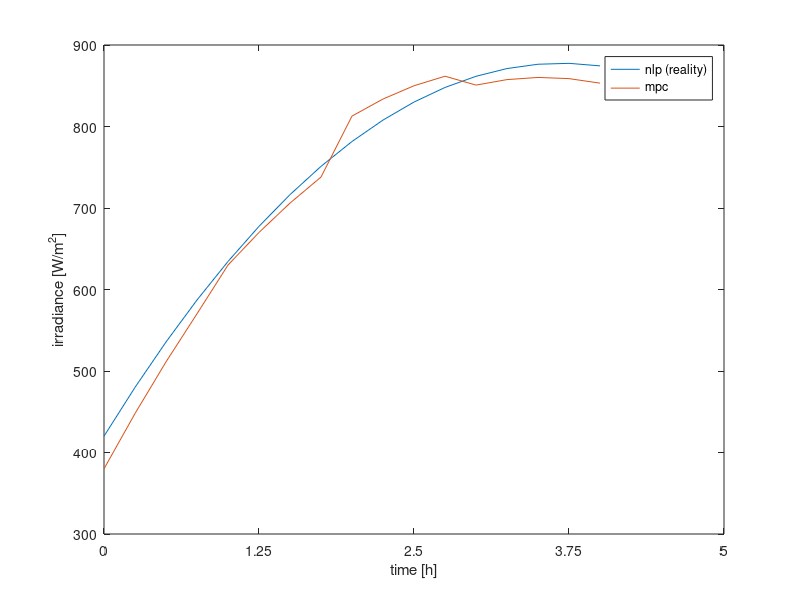
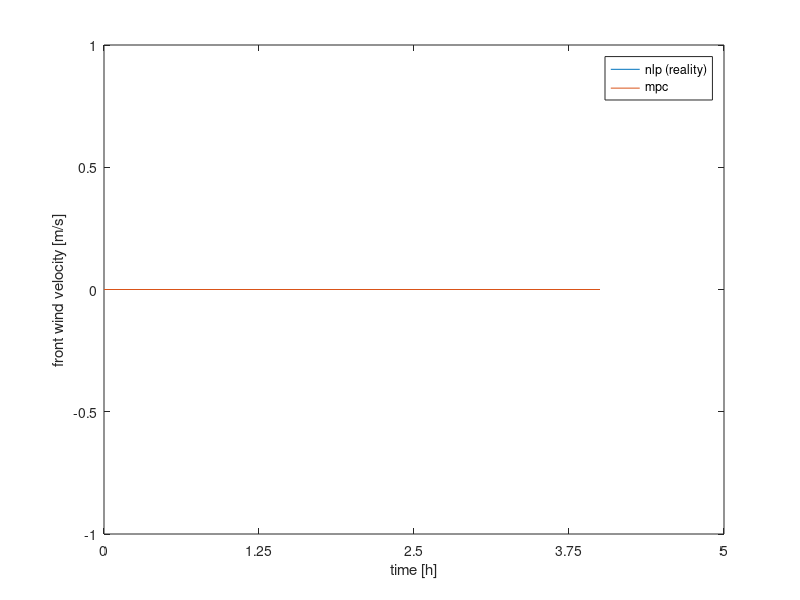

MATLAB code to generate these figures, in order:
function [t, G_nlp, G_mpc,  fW_nlp, fW_mpc, sW_nlp, sW_mpc, temp_nlp, temp_mpc] = load_weather_benchmark()


    %% irradiance
    t = [0:1:16]; % 1 = 15 min : 1 = 15  min : 16 = 240 min = 4 h
    G_nlp = -2.1*t.^2+62*t+420;
    G_nlp = G_nlp';
    G_mpc1 = -2.2*t(1:4).^2+70*t(1:4)+380;
    G_mpc1 = G_mpc1';
    G_mpc2 = -2*t(5:8).^2+58*t(5:8)+430;
    G_mpc2 = G_mpc2';
    G_mpc3 = -2.3*t(9:12).^2+60*t(9:12)+480;
    G_mpc3 = G_mpc3';
    G_mpc4 = -2.05*t(13:17).^2+58*t(13:17)+450;
    G_mpc4 = G_mpc4';
    G_mpc = [G_mpc1;G_mpc2;G_mpc3;G_mpc4];


    
    figure
    plot(t,G_nlp), hold on
    plot(t,G_mpc)
    legend('nlp (reality)','mpc')
    
    % Calculate the new tick positions and labels
    new_tick_positions = get(gca, 'XTick');
    new_tick_labels = arrayfun(@(x) num2str(x*0.25), new_tick_positions, 'UniformOutput', false);
    % Set the new tick positions and labels
    set(gca, 'XTick', new_tick_positions);
    set(gca, 'XTickLabel', new_tick_labels);
    xlabel('time [h]')
    ylabel('irradiance [W/m^2]')
    
    %% front wind
    
    fW_nlp = -0.02*t.^2+0.04*t+2.2;  
    fW_nlp = -0.00*t.^2+0.00*t+0.0;

    fW_nlp = fW_nlp';
    fW_mpc = -0*t.^0+0*t+0;
    fW_mpc = fW_mpc';

    figure
    plot(t,fW_nlp), hold on
    plot(t,fW_mpc)
    legend('nlp (reality)','mpc')
    
    % Calculate the new tick positions and labels
    new_tick_positions = get(gca, 'XTick');
    new_tick_labels = arrayfun(@(x) num2str(x*0.25), new_tick_positions, 'UniformOutput', false);
    % Set the new tick positions and labels
    set(gca, 'XTick', new_tick_positions);
    set(gca, 'XTickLabel', new_tick_labels);
    xlabel('time [h]')
    ylabel('front wind velocity [m/s]')
    
    %% side wind
    
    sW_nlp = 0*t.^0+0*t+0;
    sW_nlp = sW_nlp';
    sW_mpc = 0*t.^0+0*t+0;
    sW_mpc = sW_mpc';

    %% temperature
    
    temp_nlp = 0.04*t.^2-0.06*t+25;
    temp_nlp = 0.0*t.^2-0.0*t+25;
    temp_nlp = temp_nlp';
    temp_mpc = 0.02*t.^2-0.04*t+27;
    temp_mpc = temp_mpc';
    
%     figure
%     plot(t,temp_nlp), hold on
%     plot(t,temp_mpc)
%     legend('nlp (reality)','mpc')
%     
%     % Calculate the new tick positions and labels
%     new_tick_positions = get(gca, 'XTick');
%     new_tick_labels = arrayfun(@(x) num2str(x*0.25), new_tick_positions, 'UniformOutput', false);
%     % Set the new tick positions and labels
%     set(gca, 'XTick', new_tick_positions);
%     set(gca, 'XTickLabel', new_tick_labels);
%     xlabel('time [h]')
%     ylabel('temperature [°C]')

end